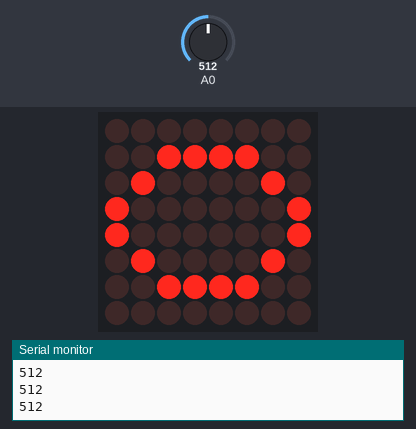
Simulated run of this sketch. Board: Arduino Uno, built with avr-gcc and run on an emulated ATmega328P. Shown: 8×8 LED matrix, the last lines printed to the serial monitor. Wiring (inferred from the names in the program): LED matrix (orientation assumed): rows pin 6, pin 11, pin 10, pin 3, A3, pin 4, pin 8, pin 9; columns pin 2, pin 7, A5, pin 5, pin 13, A4, pin 12, A2. The test bench sets the inputs (shaded band); at power-on: A0 = 512.

Above: at 1.2 s.
1.3 s: A0 set to 53
2.8 s: A0 set to 47
At 4.4 s:
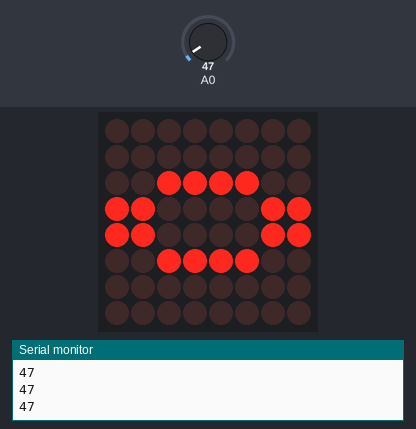
4.7 s: A0 set to 20
At 6.0 s:
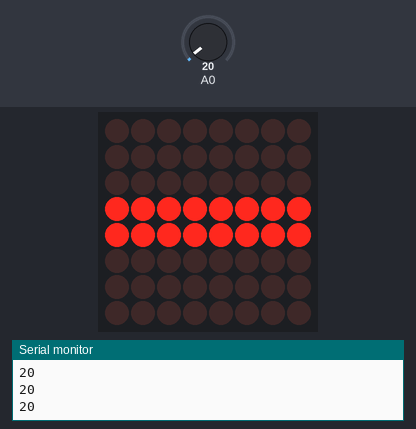
6.6 s: A0 set to 40
At 7.7 s:
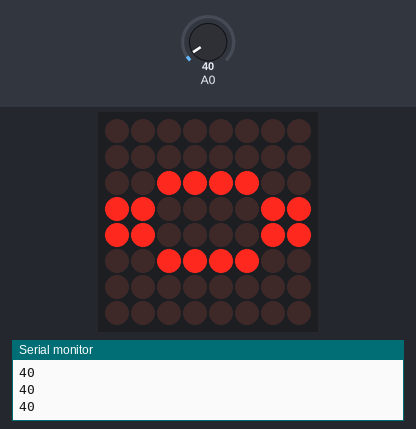
8.1 s: A0 set to 60
At 9.8 s:
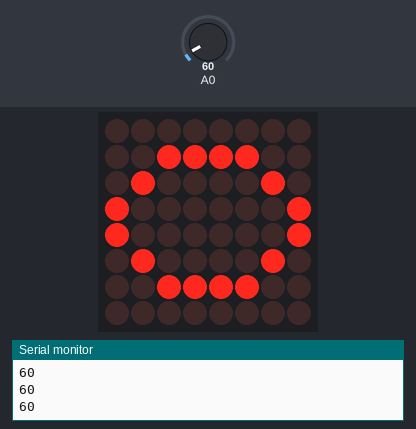
Timing chart, 0 to 11.0 s (numbered marks = the images above; inputs shaded):
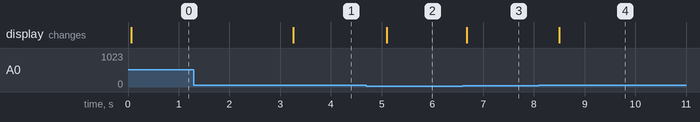

The sketch:

LedMouthMask.ino
```cpp
// 2-dimensional array of row pin numbers:
int R[] = {2,7,A5,5,13,A4,12,A2};
// 2-dimensional array of column pin numbers:
int C[] = {6,11,10,3,A3,4,8,9};
int sensorValue;

unsigned char mouthclosed[8][8] =     //the big "heart"
{
  0,0,0,1,1,0,0,0,
  0,0,0,1,1,0,0,0,
  0,0,0,1,1,0,0,0,
  0,0,0,1,1,0,0,0,
  0,0,0,1,1,0,0,0,
  0,0,0,1,1,0,0,0,
  0,0,0,1,1,0,0,0,
  0,0,0,1,1,0,0,0,
};

unsigned char mouthbitopen[8][8] =      //the small "heart"
{
  0,0,0,1,1,0,0,0,
  0,0,0,1,1,0,0,0,
  0,0,1,0,0,1,0,0,
  0,0,1,0,0,1,0,0,
  0,0,1,0,0,1,0,0,
  0,0,1,0,0,1,0,0,
  0,0,0,1,1,0,0,0,
  0,0,0,1,1,0,0,0,
};
unsigned char mouthopen[8][8] =      //the small "heart"
{
  0,0,0,1,1,0,0,0,
  0,0,1,0,0,1,0,0,
  0,1,0,0,0,0,1,0,
  0,1,0,0,0,0,1,0,
  0,1,0,0,0,0,1,0,
  0,1,0,0,0,0,1,0,
  0,0,1,0,0,1,0,0,
  0,0,0,1,1,0,0,0,
};

void setup()
{
  Serial.begin(9600);
  sensorValue = 0;
   // iterate over the pins:
  for(int i = 0;i<8;i++)
  // initialize the output pins:
  {
    pinMode(R[i],OUTPUT);
    pinMode(C[i],OUTPUT);
  }
}

void loop()
{
  if(sensorValue < 30){
    Display(mouthclosed);
  }
  else if(sensorValue >= 30 && sensorValue <= 50){
    for(int i = 0; i < 50; i++){
      Display(mouthbitopen);
    }
  }
  else{
    for(int i = 0; i < 50; i++){
      Display(mouthopen);
    }
  }
  /*
  for(int i = 0 ; i < 100 ; i++)        //Loop display 100 times
  {
    Display(mouthclosed);                   //Display the "Big Heart"
  }
  for(int i = 0 ; i < 50 ; i++)         //Loop display 50 times
  {
    Display(mouthbitopen);                 //Display the "small Heart"
  }
  for(int i = 0 ; i < 50 ; i++)         //Loop display 50 times
  {
    Display(mouthopen);                 //Display the "small Heart"
  }
  for(int i = 0 ; i < 50 ; i++)         //Loop display 50 times
  {
    Display(mouthbitopen);                 //Display the "small Heart"
  }*/
}

void Display(unsigned char dat[8][8])
{
  sensorValue = analogRead(A0);
  Serial.println(sensorValue);
  for(int c = 0; c<8;c++)
  {
    digitalWrite(C[c],LOW);//use thr column
    //loop
    for(int r = 0;r<8;r++)
    {
      digitalWrite(R[r],dat[r][c]);
    }
    delay(1);
    Clear();  //Remove empty display light
  }
}

void Clear()                          //清空显示
{
  for(int i = 0;i<8;i++)
  {
    digitalWrite(R[i],LOW);
    digitalWrite(C[i],HIGH);
  }
}
```

Measured:
- the behaviour switches between 51 and 50 on A0 (found by bisection; images 0 and 1)
- after the input at 2.8 s, the display: changes after 0.46 s (image 1)
- after the input at 4.7 s, the display: changes after 0.40 s (image 2)
- after the input at 6.6 s, the display: changes after 0.08 s (image 3)
- after the input at 8.1 s, the display: changes after 0.40 s (image 4)
